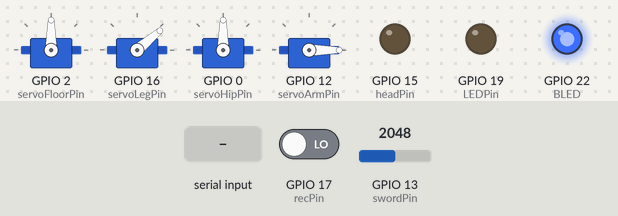
Recording of a sketch running on a simulated ESP32. Shown: 4 × servo, output pins drawn as LEDs (lit = HIGH). Inputs (shaded band) come from the test bench; at power-on: GPIO 13 (swordPin) = 2048, GPIO 17 (recPin) LOW. Nothing arrives over Bluetooth unless stated; what the sketch prints to the serial monitor is not drawn.

Above: at 2.2 s.
2.3 s: "90,45,200\n" received over the second serial link
At 2.9 s:
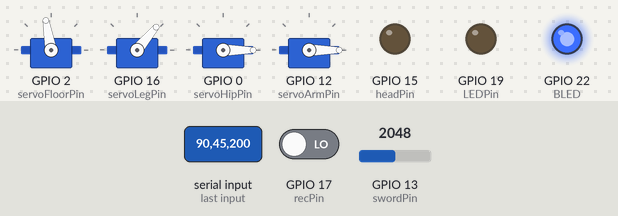
3.8 s: "1\n" received over the second serial link
At 4.1 s:
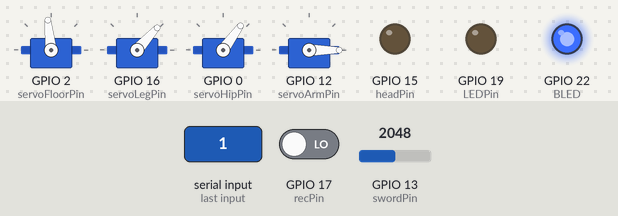
5.3 s: "1,90\n" received over the second serial link
At 6.4 s:
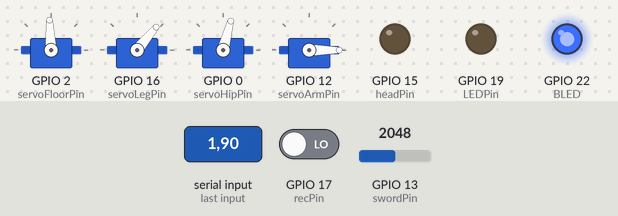
6.8 s: "5\n" received over the second serial link
At 7.6 s:
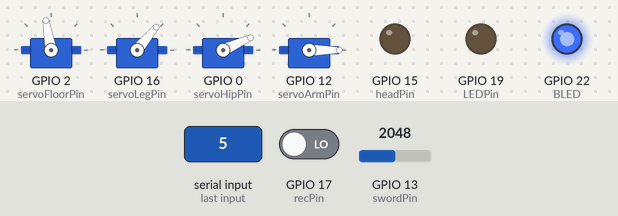
8.3 s: "30,150,10\n" received over the second serial link
At 8.7 s:
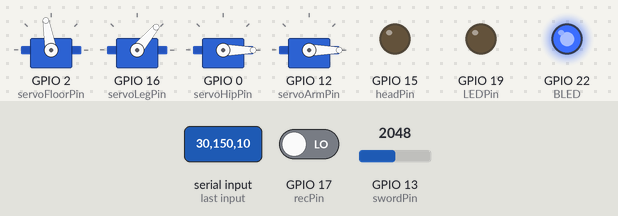
9.8 s: "1,90,45\n" received over the second serial link
At 11.0 s:
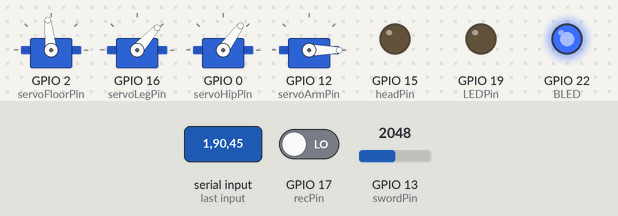
Timing chart, 0 to 12.3 s (numbered marks = the images above; inputs shaded):
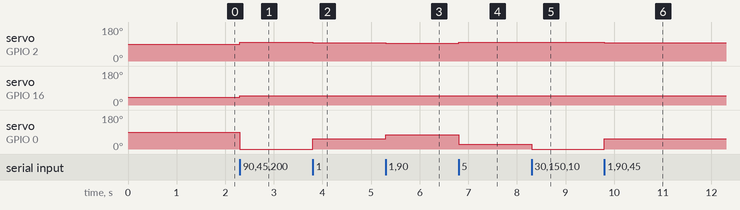

The sketch:

STARBUCKSminifig.ino
```cpp
#include "BluetoothSerial.h"  // ESP32 Bluetooth SPP serial library
#include <Servo.h>            // Servo library for controlling the servo motor


//define pins
#define headPin 15
#define swordPin 13
int voltages[] = { 0, 0, 0, 0, 0 };
int indexa = 0;

//servos
Servo LegServo;
Servo FloorServo;
Servo HipServo;
Servo ArmServo;

#define servoFloorPin 2
#define servoLegPin 16
#define servoHipPin 0
#define servoArmPin 12

//8 sending/recieving
//15 sending/ recieving

//22 for bluetooth LED

#define floorStartingPos 90
#define legStartingPos 40
#define hipStartingPos 90
#define armStartingPos 0

double floorPos = legStartingPos;
double legPos = legStartingPos;
double hipPos = legStartingPos;
double armPos = legStartingPos;

double prevfloorPos = legStartingPos;
double prevlegPos = legStartingPos;
double prevhipPos = legStartingPos;
double prevarmPos = legStartingPos;

//joystick
// #define Xaxis 32
// #define Yaxis 33
// #define Jswitch 25

int switchCount = 0;

//LED
#define LEDPin 19
#define BLED 22

#define transPin 15
#define recPin 17

//game switch
#define gameSwitch 32

bool gameActive = true;
int gameVoltage;

BluetoothSerial SerialBT;


/*
Select your controller here:
*/
//Controller 1 AKA STARBUCKS
//John's MAC: 0x98, 0xDA, 0x60, 0x07, 0xA8, 0xB9
uint8_t hc06Mac[6] = { 0x98, 0xDA, 0x60, 0x07, 0xA8, 0xB9 }; // for John

//Controller 2 AKA PEPSI
//Danes MAC: 0x98, 0xDA, 0x60, 0x07, 0x6B, 0x64
//uint8_t hc06Mac[6] = { 0x98, 0xDA, 0x60, 0x07, 0x6B, 0x64 };  // for Dane


const char* remoteDeviceName = "HC06_JK_9600";  // Name of the HC-06 module (default is "HC-06")
const char* remotePin = "1234";                 // PIN code of HC-06 (default is "1234")
const int SERVO_PIN = 19;                       // GPIO pin for the servo signal
const int SERVO_CENTER = 90;                    // Servo center position (degrees) when X-axis is 0
int x = 0;
int y = 0;
int z = 0;
int xValue1 = 0;
int yValue1 = 0;
int zValue1 = 0;
int targetAngle = 90;
int targetAngle2 = 90;
int targetAngle3 = 90;

void setup() {
  Serial.begin(115200);  // Initialize USB serial for debug output

  //define pinmodes
  //head/sword
  pinMode(headPin, OUTPUT);
  pinMode(swordPin, INPUT);

  //servos
  FloorServo.attach(servoFloorPin);
  LegServo.attach(servoLegPin);
  HipServo.attach(servoHipPin);
  ArmServo.attach(servoArmPin);

  FloorServo.write(floorStartingPos);
  LegServo.write(legStartingPos);
  HipServo.write(hipStartingPos);
  ArmServo.write(armStartingPos);

  //LED
  pinMode(LEDPin, OUTPUT);
  pinMode(BLED, OUTPUT);

  //switch
  pinMode(gameSwitch, INPUT);


  //init LED
  digitalWrite(LEDPin, 0);
  digitalWrite(BLED, 0);

  //trans/rec
  pinMode(transPin, OUTPUT);
  pinMode(recPin, INPUT);

  digitalWrite(transPin, 0);


  delay(1000);
  Serial.println("ESP32 Bluetooth Serial Receiver Starting...");

  // Initialize Bluetooth in master mode and set pin
  SerialBT.begin("ESP32_GyroReceiver", true);  // true = ESP32 in Bluetooth **master** mode
  SerialBT.setPin(remotePin, 4);               // Set PIN for pairing (use default "1234" or your HC-06's PIN)
  Serial.println("Bluetooth initialized in master mode. Attempting to connect to HC-06...");

  // Attempt to connect to the HC-06 Bluetooth module
  bool connected = SerialBT.connect(remoteDeviceName);
  if (SerialBT.connect(hc06Mac, /* channel */ 1)) {

    Serial.println("✅ Connected to HC-06 Bluetooth module!");
    digitalWrite(BLED, 1);
  } else {
    Serial.println("❌ Failed to connect to HC-06. Ensure the HC-06 is powered on and in range.");
  }

  // If not connected, you could optionally retry connection:
  if (!SerialBT.connected()) {
    // Try reconnect periodically (not too fast to avoid blocking)
    static unsigned long lastAttemptTime = 0;
    if (millis() - lastAttemptTime > 50000) {  // retry every 5 seconds
      lastAttemptTime = millis();
      Serial.println("Re-trying Bluetooth connection...");
      if (SerialBT.connect(remoteDeviceName)) {
        Serial.println("✅ Reconnected to HC-06!");
        digitalWrite(BLED, 1);
      } else {
        Serial.println("Still not connected. Check HC-06 power or pairing.");
        digitalWrite(BLED, 0);
      }
    }
    // If not connected, skip the rest of loop until connected
    return;
  }
}

void loop() {


  // Read incoming data from HC-06 via Bluetooth
  if (SerialBT.available()) {


    String data = SerialBT.readStringUntil('\n');  // read until newline (assuming MSP432 sends '\n' at end)
    if (data.length() > 0) {
      // Serial.print("Received values: ");
      // Serial.print(data);  // e.g. prints "1,0,-1"
      // Serial.println("   " + x);

      // Parse the comma-separated string to extract X-axis (first value)
      int firstComma = data.indexOf(',');
      int secondComma = data.indexOf(',', firstComma + 1);
      int thirdComma = data.indexOf(',', secondComma + 1);
      int fourthComma = data.indexOf(',', thirdComma + 1);
      String xStr = (firstComma == -1) ? data : data.substring(0, firstComma);
      String yStr = (secondComma == -1) ? data.substring(firstComma + 1) : data.substring(firstComma + 1, secondComma);
      String zStr = (thirdComma == -1) ? data.substring(secondComma + 1) : data.substring(secondComma + 1, thirdComma);
      String btnStr = (fourthComma == -1) ? data.substring(thirdComma + 1) : data.substring(thirdComma + 1, fourthComma);
      String btn2Str = (fourthComma == -1) ? "" : data.substring(fourthComma + 1);

      // Convert to integers
      int xValue = xStr.toInt();
      int yValue = yStr.toInt();
      int zValue = zStr.toInt();
      int Button = btnStr.toInt();
      int Button2 = btn2Str.toInt();


      if (Button2 == 1 && switchCount <= -25) {
        switchCount = 5;
        armPos = 40;
      } else if (switchCount <= 0) {
        armPos = 0;
      }
      switchCount--;


      if (Button == 1) {
        floorPos = floorStartingPos;
        legPos = legStartingPos;
        hipPos = hipStartingPos;
        xValue1 = xValue;
        yValue1 = yValue;
        zValue1 = zValue;
      } else {
        if (xValue1 - xValue > 0.7) {
          x = 1 * (xValue1 - xValue);
        } else if (xValue1 - xValue < -0.7) {
          x = 1 * (xValue1 - xValue);
        } else {
          x = 0;
        }

        if (yValue1 - yValue > 0.5) {
          y = -1 * (yValue1 - yValue);
        } else if (yValue1 - yValue < -0.5) {
          y = -1*(yValue1 - yValue);
        } else {
          y = 0;
        }

        if (zValue1 - zValue > 0.6) {
          z = 1 * (zValue1 - zValue);
        } else if (zValue1 - zValue < -0.6) {
          z = (zValue1 - zValue);
        } else {
          z = 0;
        }
        floorPos = 90 + -1*z * 20;
        legPos = 30 + y * 5;
        hipPos = 90 + x * 25;

      }


      //gameVoltage = analogRead(gameSwitch);
      //Serial.print(gameVoltage);

      // if (gameVoltage == 0) {
      //   gameActive = !gameActive;
      //   Serial.print("Activated: ");
      //   Serial.print(gameActive);
      //   //delay(500);
      // }

      //   // Move servo to the target angle
      //   if (gameActive) {
      //     writeServos();
      //     checkForWin();
      //   }

      writeServos();
      checkForWin();
    }
  }
}

void writeServos() {
  //map and cap servo range

  const int maxLegAngle = 50;
  const int minLegAngle = 30;

  const int maxFloorAngle = 100;
  const int minFloorAngle = 80;

  const double smoothingConst = 0.4;
  const double smoothingConst2 = 0.2;
  const double smoothingConst3 = 0.6;


  floorPos = min(max(smoothingConst * floorPos + (1 - smoothingConst) * prevfloorPos, (double)minFloorAngle), (double)maxFloorAngle);
  legPos = min(max(smoothingConst2 * legPos + (1 - smoothingConst2) * prevlegPos, (double)minLegAngle), (double)maxLegAngle);
  hipPos = min(max(smoothingConst3 * hipPos + (1 - smoothingConst3) * prevhipPos, 0.0), 180.0);

  prevfloorPos = floorPos;
  prevlegPos = legPos;
  prevhipPos = hipPos;


  // Serial.print("X axis:");
  // Serial.print(X);
  // Serial.print(", Leg Pos: ");
  // Serial.print(legPos);
  // Serial.print(", Y axis: ");
  // Serial.print(Y);
  // Serial.print(", Hip Pos: ");
  // Serial.println(hipPos);
  // Serial.print(", SwitchCount: ");
  // Serial.print(switchCount);
  // Serial.print(", Switch ");
  // Serial.println(analogRead(Jswitch));


  //write to servo
  FloorServo.write(floorPos);
  LegServo.write(legPos);
  HipServo.write(hipPos);
  ArmServo.write(armPos);
  //delay(5);
}

void checkForWin() {

  if(digitalRead(recPin) == 1){
    digitalWrite(LEDPin, 1 );
    gameActive = false;
  }

  digitalWrite(headPin, 4095);

  if (indexa > 4) {
    indexa = 0;
  }

  int voltage = analogRead(swordPin);
  voltages[indexa] = voltage;
  int sum = 0;

  for (int j = 0; j <= 4; j++) {
    sum += voltages[j];
  }
  sum = sum / 5;
  Serial.print("Voltage: ");
  Serial.print(voltage);
  Serial.print(", Sum: ");
  Serial.print(sum);
  if (sum >= 3000) {
    digitalWrite(transPin, HIGH);
    digitalWrite(LEDPin, LOW);
    gameActive = false;

  } else {
    digitalWrite(LEDPin, LOW);
    digitalWrite(transPin, LOW);
  }
  indexa++;
}
```

Measured:
- after the input at 2.3 s, servo on GPIO 2 (servoFloorPin): 90° → 100° at once; servo on GPIO 16 (servoLegPin): 40° → 50° at once; servo on GPIO 0 (servoHipPin): 90° → 0° at once
- after the input at 3.8 s, servo on GPIO 2 (servoFloorPin): 100° → 96° at once; servo on GPIO 16 (servoLegPin): 50° → 48° at once; servo on GPIO 0 (servoHipPin): 0° → 54° at once
- after the input at 5.3 s, servo on GPIO 2 (servoFloorPin): 96° → 93° at once; servo on GPIO 16 (servoLegPin): 48° → 50° at once; servo on GPIO 0 (servoHipPin): 54° → 75° at once
- after the input at 6.8 s, servo on GPIO 2 (servoFloorPin): 93° → 100° at once; servo on GPIO 0 (servoHipPin): 75° → 24° at once
- after the input at 8.3 s, servo on GPIO 0 (servoHipPin): 24° → 0° at once
- after the input at 9.8 s, servo on GPIO 2 (servoFloorPin): 100° → 96° at once; servo on GPIO 16 (servoLegPin): 50° → 48° at once; servo on GPIO 0 (servoHipPin): 0° → 54° at once
